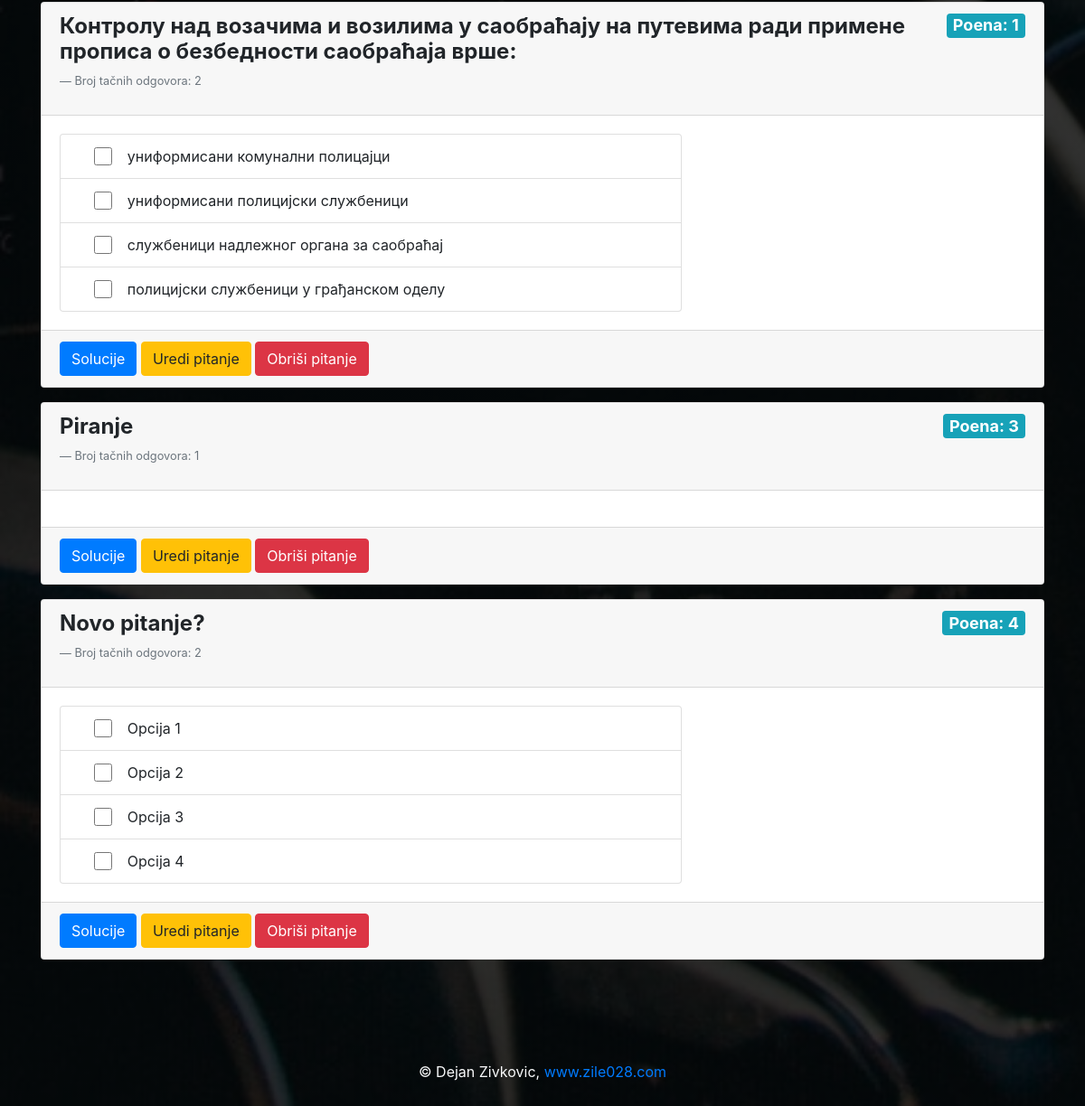
Before: /question_bank.php (signed in, lower part) with the older database file.
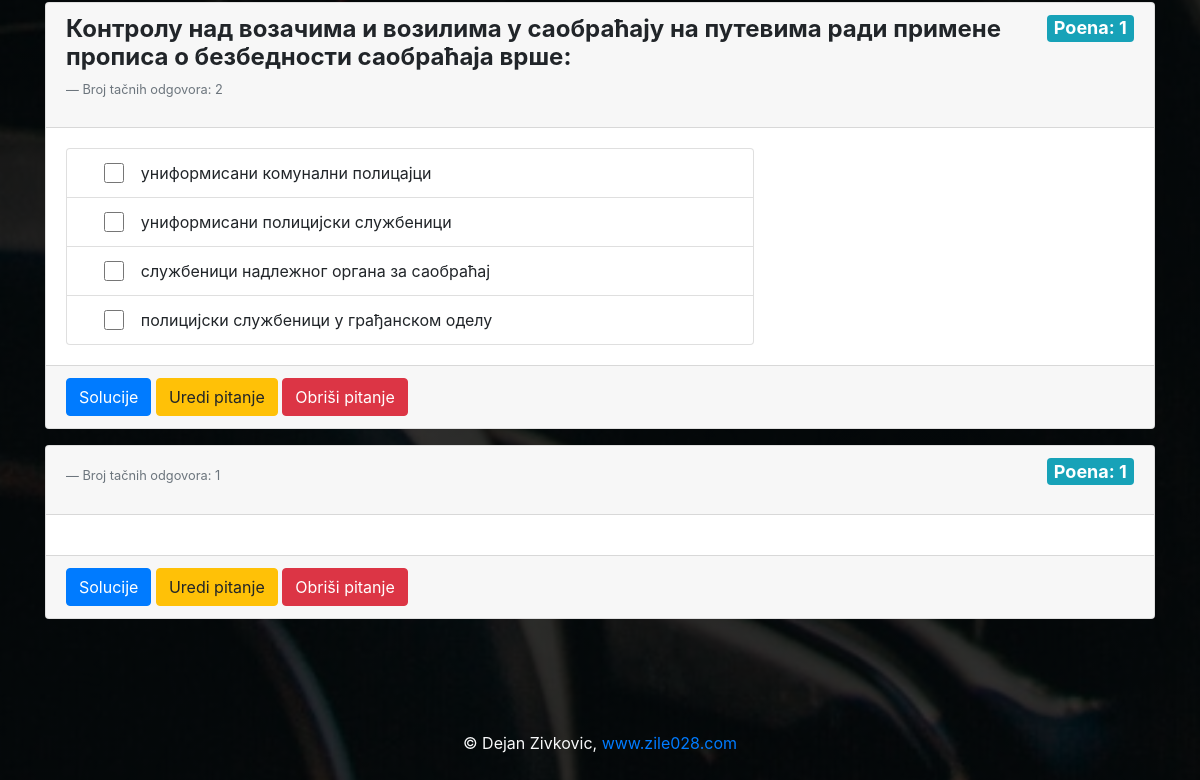
After: the same page with the newer database file.
### tables this page shows
CREATE TABLE `question` (
  `id` int(11) NOT NULL,
  `question` text NOT NULL,
  `atach` varchar(50) DEFAULT NULL,
  `test_id` int(11) DEFAULT NULL,
  `answers` int(10) DEFAULT '1',
  `points` int(10) DEFAULT '1'
);

CREATE TABLE `solution` (
  `id` int(11) NOT NULL,
  `question_id` int(11) NOT NULL,
  `solution` varchar(255) NOT NULL,
  `corect` int(11) NOT NULL DEFAULT '0'
);

### core/init.php (called while the page is built, shortened)
<?php
require_once "classes/Conection.php";
require_once "classes/QueryBuilder.php";
require_once "classes/User.php";
require_once "classes/Tests.php";
$database = $conn_config["work_desktop"];
$User         = new User($database);
$Tests        = new Tests($database);

### core/classes/Conection.php (called while the page is built, shortened)
<?php
class Connection
{
    public function __construct($database)
    {
        try {
            $this->db = new PDO("mysql:host={$database['host']};dbname={$database['dbname']}", $database["user"], $database["password"]);
        } catch (PDOException $err) {
            die("Doslo je do greske. Nije moguce konektovati se sa bazom - " . $err->getMessage());
        }
    }
}

### core/classes/Tests.php (called while the page is built, shortened)
<?php
class Tests extends QueryBuilder
{
    public function getQuestions($data=null)
    {
        $sql = "SELECT
                id,
                question,
                atach,
                test_id,
                answers,
                points
                FROM question";
        $qry = $this->db->prepare($sql);
        if (isset($data)) {
            $qry->execute($data);
        } else {
            $qry->execute();
        }
        $question = $qry->fetchAll(PDO::FETCH_ASSOC);
        $sql = "SELECT
                question_id,
                id,
                solution,
                corect
                FROM solution s
                ";
        $qry = $this->db->prepare($sql);
        $qry->execute();
        $qs       = [];
        $solution = $qry->fetchAll(PDO::FETCH_GROUP | PDO::FETCH_ASSOC);
        foreach ($question as $q) {
            if (isset($solution[$q["id"]])) {
                array_push($qs, ["question" => $q, "solution" => $solution[$q["id"]]]);
            } else {
                array_push($qs, ["question" => $q, "solution" => null]);
            }
        }
        return $qs;
    }
}

### core/classes/QueryBuilder.php (called while the page is built, shortened)
<?php
class QueryBuilder extends Connection
{
    public function selectSingleJoin(array $table, String $join_on, $criteria)
    {
        $key = key($criteria);
        $sql = "SELECT
                {$table[0]}.*, {$table[0]}.id {$table[0]}_id, {$table[1]}.*
                FROM {$table[0]}
                JOIN {$table[1]}
                ON {$table[0]}.{$join_on} = {$table[1]}.id
                WHERE {$table[0]}.{$key} = :{$key}";
        $qry = $this->db->prepare($sql);
        $qry->execute($criteria);
        $result = $qry->fetch(PDO::FETCH_OBJ);
        return $result;
    }
}

### view/question_bank.view.php (the view, shortened to what this page needs)
<?php
require ROOT . "/include/top.php";
?>
<section class="container">
    <article class="row no-gutters mt-4">
        <form class="col-12" method="POST" action="test_questions.php?id=<?php echo $_GET["id"]; ?>">
            <?php foreach($questions as $val): ?>
            <?php $q=$val["question"]; ?>
            <?php $s=$val["solution"]; ?>
            <div class="card mb-3">
                <div class="card-header d-flex justify-content-between align-items-start">
                    <div>
                        <h4 class="font-weight-bold"><?php echo $q["question"]; ?></h4>
                        <p class="blockquote-footer">Broj tačnih odgovora: <?php echo $q["answers"]; ?></p>
                    </div>
                    <div> <span class="badge badge-info">Poena: <?php echo $q["points"]; ?></span></div>
                </div>
                <div class="card-body row no-gutters">
                    <div class="option col-md-8">
                        <?php if(isset($s) && count($s)>0): ?>
                        <ul class="list-group mr-md-4">
                            <?php foreach($s as $sol): ?>
                            <li class="list-group-item d-flex align-items-center">
                                <input class="form-control col-1"
                                    type="<?php echo ($q["answers"]==1) ? "radio" : "checkbox"; ?>"
                                    id="<?php echo "radio{$sol["id"]}"; ?>"
                                    name="<?php echo ($q["answers"]==1) ? "answer[{$q["id"]}]" : "answer[{$q["id"]}][{$sol["id"]}]" ; ?>"
                                    value="<?php echo ($q["answers"]==1) ? $sol["id"] : $sol["id"]; ; ?>">
                                <label class="flex-grow-1 mb-0"
                                    for="<?php echo "radio{$sol["id"]}"; ?>"><?php echo $sol["solution"]; ?></label>
                            </li>
                            <?php endforeach; ?>
                        </ul>
                        <?php endif; ?>
                    </div>
                </div>
                <div class="card-footer">
                    <?php if($user_info->role=="admin"): ?>
                    <a class="btn btn-primary" href="question.php?id=<?php echo $q["id"]; ?>">Solucije</a>
                    <a class="btn btn-warning" href="edit_question.php?id=<?php echo $q["id"]; ?>">Uredi
                        pitanje</a>
                    <a class="btn btn-danger" href="delete.php?action=question_delete&id=<?php echo $q["id"]; ?>">Obriši
                        pitanje</a>
                    <?php endif; ?>
                </div>
            </div>
            <?php endforeach; ?>
        </form>
    </article>
</section>
<?php
require ROOT . "/include/bottom.php";
?>

### question_bank.php (shortened to what this page needs)
<?php
require_once "core/init.php";
$user_info = $User->selectSingleJoin(
    ["users", "roles"],
    "role_id",
    ["id" => $_SESSION["id"]]
);
$questions = $Tests->getQuestions();
if (isset($_GET["action"])) {
    require_once ROOT . "/view/test_questions_edit_view.php";
} else {
    require_once ROOT . "/view/question_bank.view.php";
}

### include/top.php (shortened to what this page needs)
<!DOCTYPE html>
<html lang="en">
<head>
    <link rel="stylesheet" href="https://cdnjs.cloudflare.com/ajax/libs/font-awesome/5.15.3/css/all.min.css"
 />
    <link rel="stylesheet" href="https://cdn.jsdelivr.net/npm/bootstrap@4.6.0/dist/css/bootstrap.min.css"
>
    <link rel="stylesheet" href="<?php echo ROOT_DIR; ?>/css/style.css">
</head>
<body>

### include/bottom.php (shortened to what this page needs)
<footer class="text-light mt-5">
    <section class="container py-5 text-center">
        <p class="m-0">&copy; Dejan Zivkovic, <a href="https://zile028.com">www.zile028.com</a></p>
    </section>
</footer>
</body>
</html>

### css/style.css (style rules this page uses)
* { margin: 0; padding: 0; box-sizing: border-box; }
body { background: linear-gradient(rgba(0, 0, 0, 0.8), rgba(0, 0, 0, 0.8)), url(../asset/bg.jpg); background-position: center top; background-size: cover; background-attachment: fixed; }
.option label, .option input { cursor: pointer; }
.option input[type="checkbox"], .option input[type="radio"] { height: 20px; }
.badge { font-size: 18px; }

Changed rows visible on the page:
removed question: question "Piranje", answers "1", points "3"
removed question: question "Novo pitanje?", answers "2", points "4"
removed solution: solution "Opcija 1", shown under "Novo pitanje?"
removed solution: solution "Opcija 2", shown under "Novo pitanje?"
removed solution: solution "Opcija 3", shown under "Novo pitanje?"
removed solution: solution "Opcija 4", shown under "Novo pitanje?"
added question: answers "1", points "1"
